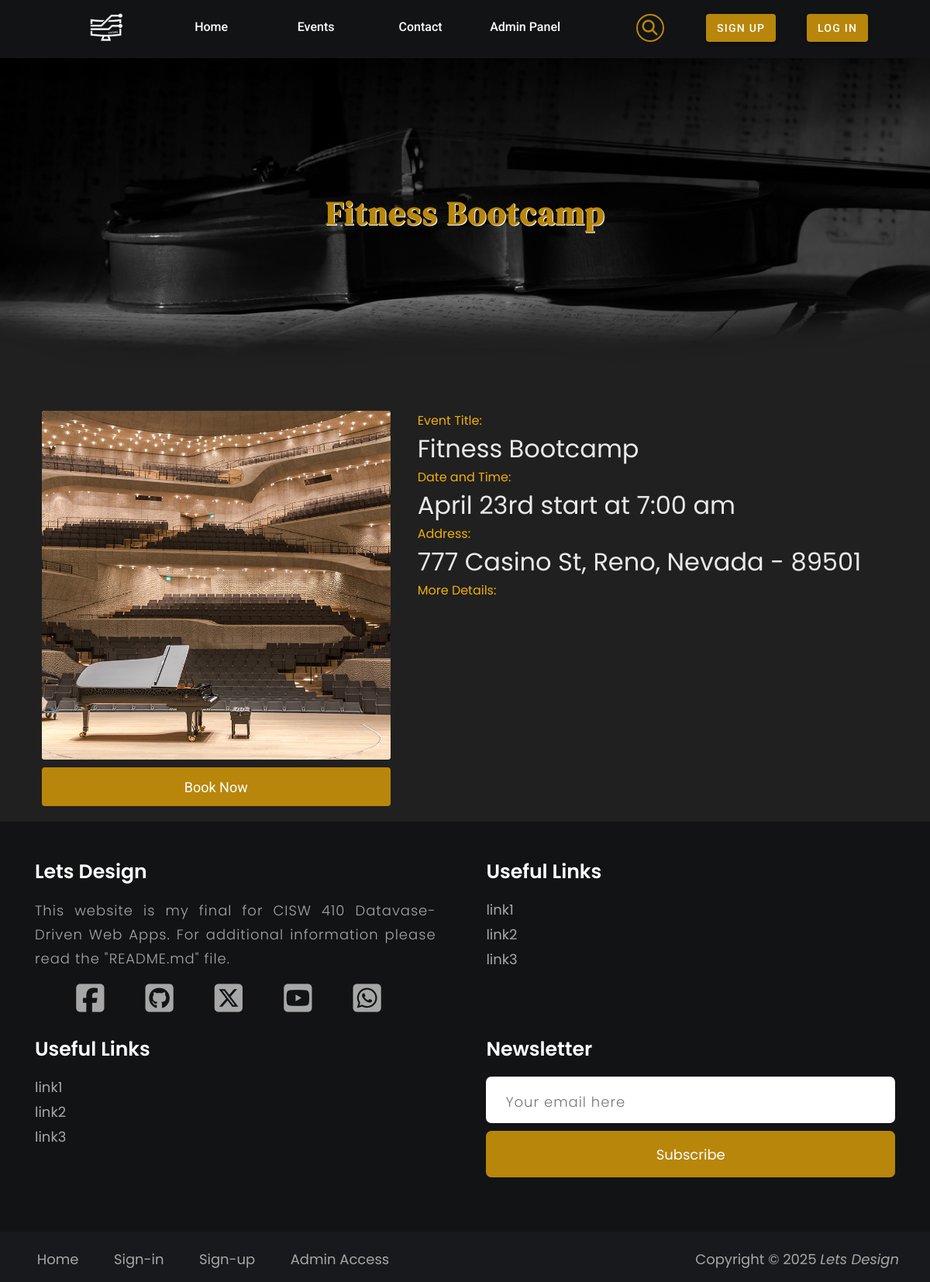
The app's page /eventdetails.php?event_id=66 with its own data.
### tables this page shows
CREATE TABLE `events` (
  `id_event` smallint(6) NOT NULL COMMENT 'events id',
  `name` varchar(255) NOT NULL,
  `date` date NOT NULL,
  `start_time` time NOT NULL,
  `end_time` time DEFAULT NULL,
  `img` varchar(511) DEFAULT NULL,
  `location_id` smallint(6) NOT NULL,
  `description` text DEFAULT NULL,
  `base_price` decimal(8,2) NOT NULL DEFAULT 0.00
);

CREATE TABLE `address` (
  `location_id` smallint(6) NOT NULL,
  `state` varchar(16) NOT NULL,
  `city` varchar(255) NOT NULL,
  `street` varchar(255) NOT NULL,
  `unit` varchar(8) DEFAULT NULL,
  `zip_code` varchar(10) NOT NULL,
  `add_type` enum('event','user','admin','') NOT NULL DEFAULT 'event'
);

### eventdetails.php (the view, shortened to what this page needs)
<?php
$eventId = isset($_GET['event_id']) ? intval($_GET['event_id']) : 0;
if ($eventId > 0) {
    require_once("connection.php");
    $eventsQuery = $pdo->prepare("SELECT events.*, address.*
        FROM events
        JOIN address ON events.location_id = address.location_id
        WHERE events.id_event = :event_id
    ");
    $eventsQuery->bindParam(':event_id', $eventId, PDO::PARAM_INT);
    $eventsQuery->execute();
    $event = $eventsQuery->fetch(PDO::FETCH_ASSOC);
} else {
    header("Location: error.php");
}
?>
<!DOCTYPE html>
<html lang="en">
<head>
    <link rel="stylesheet" href="public/styles/main.css">
    <link rel="stylesheet" href="public/styles/nav.css">
    <link rel="stylesheet" href="public/styles/footer.css">
    <link rel="stylesheet" href="https://cdnjs.cloudflare.com/ajax/libs/font-awesome/6.7.2/css/all.min.css"
 />
    <link href="https://cdn.jsdelivr.net/npm/quill@2.0.3/dist/quill.snow.css" rel="stylesheet" />
</head>
<body>
    <?php
    include("navbar.php");
    ?>
    <div class="spacer3"></div>
    <main class="mainEventContain">
        <div class="featureImage">
            <h1><?php echo $event['name'] ?></h1>
        </div>
        <div class="detailContainer">
            <div>
                <img class="eventImg" src="<?php echo $event['img'] ?>" alt="">
                <a href="seatselection.php?event_id=<?php echo $event['id_event'] ?>"><button id="book-now">Book Now</button></a>
            </div>
            <div class="detailContainer1">
                <ul class="ul-details">
                    <li><i class="labels-details">Event Title:</i><i id="event-title" class="note-details">
                            <?php echo $event['name'] ?>
                        </i></li>
                    <li><i class="labels-details">Date and Time:</i><i id="event-title" class="note-details">
                            <?php
                            $date = new DateTime($event['date']);
                            $time = new DateTime($event['start_time']);
                            echo $date->format("F jS") . " start at " . $time->format('g:i a');
                            ?>
                        </i></li>
                    <li><i class="labels-details">Address:</i><i id="event-title" class="note-details">
                            <?php
                            $unit_add = '';
                            echo $event['street'] . ", " . $unit_add . $event['city'] . ", " . $event['state'] . " - " . $event['zip_code'];
                            ?>
                        </i></li>
                    <li><i class="labels-details">More Details:</i>
                    </li>
                </ul>
            </div>
        </div>
    </main>
    <footer>
        <?php include("footer.php");
        ?>
    </footer>
</body>
</html>

### public/styles/main.css (style rules this page uses)
* { box-sizing: border-box; padding: 0; margin: 0; }
body { height:min-content; }
a { text-decoration: none; }
li { list-style-type: none; }

### public/styles/footer.css (style rules this page uses)
footer { background-color: #121315; color: #a7a7a7; font-size: 18px; z-index: 1; display: block; width: 100%; }

### eventdetails.php (style rules this page uses)
.mainEventContain { background-color: #202020; }
.featureImage { width: 100%; height: 50vh; margin-bottom: 30px; display: flex; justify-content: center; align-items: center; background-image: url("public/images/details-bg.png"); background-size: cover; }
.mainEventContain h1 { text-align: center; font-size: 42px; color: #B8860B; font-family: "DM Serif Display", serif; letter-spacing: 2px; text-shadow: 1px 1px 0px #FFFFFF; }
.detailContainer { display: flex; padding: 20px 10px 20px 10px; background-color: #202020; min-width: 899px; max-width: 100%; margin-top: 35px; justify-content: center; gap: 35px; flex-wrap: wrap; word-wrap: break-word; overflow-wrap: break-word; font-size: 2rem; text-align: left; color: #ffffff; }
.eventImg { max-width: 450px; min-width: 250px; max-height: 450px; min-height: 250px; background-color: aliceblue; display: block; border-radius: 4px; }
.detailContainer1 { max-width: 60%; min-width: 400px; margin-bottom: 75px; }
.labels-details { display: block; font-size: 16px; font-style: normal; color: hsl(43, 92.00%, 48.80%); }
.note-details { font-style: normal; font-size: 32px; }
.ul-details { font-style: normal; font-size: 24px; font-family: "Poppins", Helvetica, sans-serif; color: rgba(255, 255, 255, 0.9); }
#book-now { width: 100%; height: 50px; margin-top: 10px; border-radius: 4px; border: 3px solid #b8860b; background-color: #b8860b; color: rgb(255, 255, 255); font-size: 18px; font-family: "Roboto", serif; transition: all 0.4s; }
.spacer3 { height: 75px; }

### records on screen
events: name "Fitness Bootcamp", img (picture), date "April 23rd", start_time "7:00 am", location.street "777 Casino St", location.city "Reno", location.state "Nevada", location.zip_code "89501"
